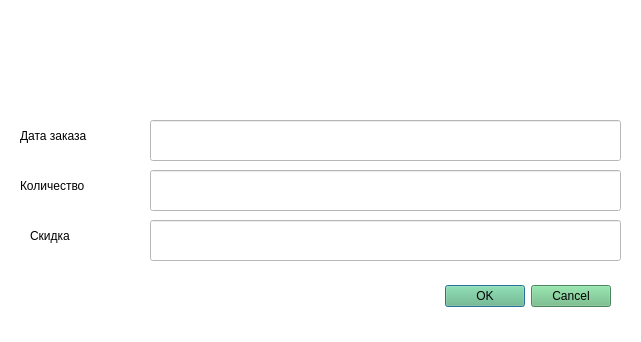
<?xml version="1.0" encoding="UTF-8"?>
<ui version="4.0">
 <class>Dialog</class>
 <widget class="QDialog" name="Dialog">
  <property name="geometry">
   <rect>
    <x>0</x>
    <y>0</y>
    <width>641</width>
    <height>342</height>
   </rect>
  </property>
  <property name="windowTitle">
   <string>Добавление/Редактирование</string>
  </property>
  <property name="windowIcon">
   <iconset>
    <normaloff>../../../Downloads/free-icon-open-book-2702134.png</normaloff>../../../Downloads/free-icon-open-book-2702134.png</iconset>
  </property>
  <property name="styleSheet">
   <string notr="true">background-color: rgb(255, 255, 255);</string>
  </property>
  <widget class="QDialogButtonBox" name="buttonBox">
   <property name="geometry">
    <rect>
     <x>310</x>
     <y>280</y>
     <width>301</width>
     <height>32</height>
    </rect>
   </property>
   <property name="styleSheet">
    <string notr="true">font: 12pt &quot;Segoe UI&quot;;

background-color: rgb(103, 186, 128);</string>
   </property>
   <property name="orientation">
    <enum>Qt::Horizontal</enum>
   </property>
   <property name="standardButtons">
    <set>QDialogButtonBox::Cancel|QDialogButtonBox::Ok</set>
   </property>
  </widget>
  <widget class="QLabel" name="label">
   <property name="geometry">
    <rect>
     <x>10</x>
     <y>10</y>
     <width>131</width>
     <height>100</height>
    </rect>
   </property>
   <property name="minimumSize">
    <size>
     <width>100</width>
     <height>100</height>
    </size>
   </property>
   <property name="styleSheet">
    <string notr="true">font: 18pt &quot;Impact&quot;;</string>
   </property>
   <property name="text">
    <string/>
   </property>
   <property name="pixmap">
    <pixmap>../../../Downloads/free-icon-open-book-2702134.png</pixmap>
   </property>
   <property name="scaledContents">
    <bool>true</bool>
   </property>
  </widget>
  <widget class="QLabel" name="label_2">
   <property name="geometry">
    <rect>
     <x>20</x>
     <y>120</y>
     <width>121</width>
     <height>31</height>
    </rect>
   </property>
   <property name="styleSheet">
    <string notr="true">font: 12pt &quot;Segoe UI&quot;;</string>
   </property>
   <property name="text">
    <string>Дата заказа</string>
   </property>
  </widget>
  <widget class="QLabel" name="label_4">
   <property name="geometry">
    <rect>
     <x>30</x>
     <y>220</y>
     <width>71</width>
     <height>31</height>
    </rect>
   </property>
   <property name="styleSheet">
    <string notr="true">font: 12pt &quot;Segoe UI&quot;;</string>
   </property>
   <property name="text">
    <string>Скидка</string>
   </property>
  </widget>
  <widget class="QLineEdit" name="lineEdit">
   <property name="geometry">
    <rect>
     <x>150</x>
     <y>120</y>
     <width>471</width>
     <height>41</height>
    </rect>
   </property>
  </widget>
  <widget class="QLineEdit" name="lineEdit_2">
   <property name="geometry">
    <rect>
     <x>150</x>
     <y>170</y>
     <width>471</width>
     <height>41</height>
    </rect>
   </property>
  </widget>
  <widget class="QLabel" name="label_3">
   <property name="geometry">
    <rect>
     <x>20</x>
     <y>170</y>
     <width>111</width>
     <height>31</height>
    </rect>
   </property>
   <property name="styleSheet">
    <string notr="true">font: 12pt &quot;Segoe UI&quot;;</string>
   </property>
   <property name="text">
    <string>Количество</string>
   </property>
  </widget>
  <widget class="QLineEdit" name="lineEdit_3">
   <property name="geometry">
    <rect>
     <x>150</x>
     <y>220</y>
     <width>471</width>
     <height>41</height>
    </rect>
   </property>
  </widget>
 </widget>
 <resources/>
 <connections>
  <connection>
   <sender>buttonBox</sender>
   <signal>accepted()</signal>
   <receiver>Dialog</receiver>
   <slot>accept()</slot>
   <hints>
    <hint type="sourcelabel">
     <x>248</x>
     <y>254</y>
    </hint>
    <hint type="destinationlabel">
     <x>157</x>
     <y>274</y>
    </hint>
   </hints>
  </connection>
  <connection>
   <sender>buttonBox</sender>
   <signal>rejected()</signal>
   <receiver>Dialog</receiver>
   <slot>reject()</slot>
   <hints>
    <hint type="sourcelabel">
     <x>316</x>
     <y>260</y>
    </hint>
    <hint type="destinationlabel">
     <x>286</x>
     <y>274</y>
    </hint>
   </hints>
  </connection>
 </connections>
</ui>
